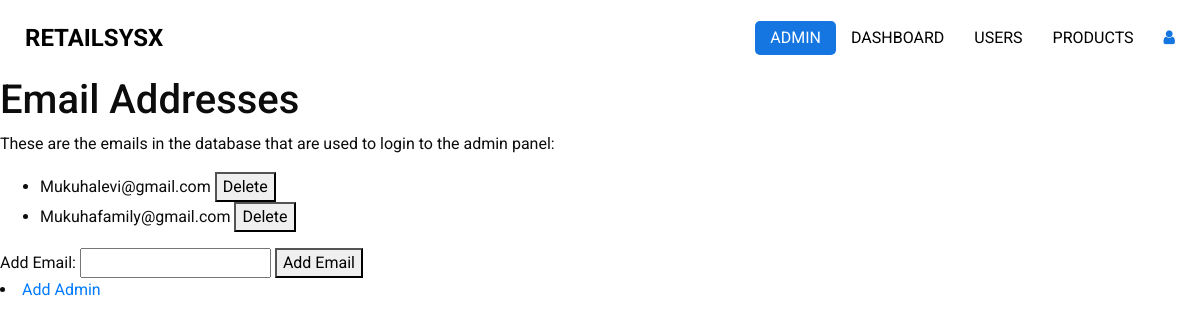
Before: /view-emails with the older database file.
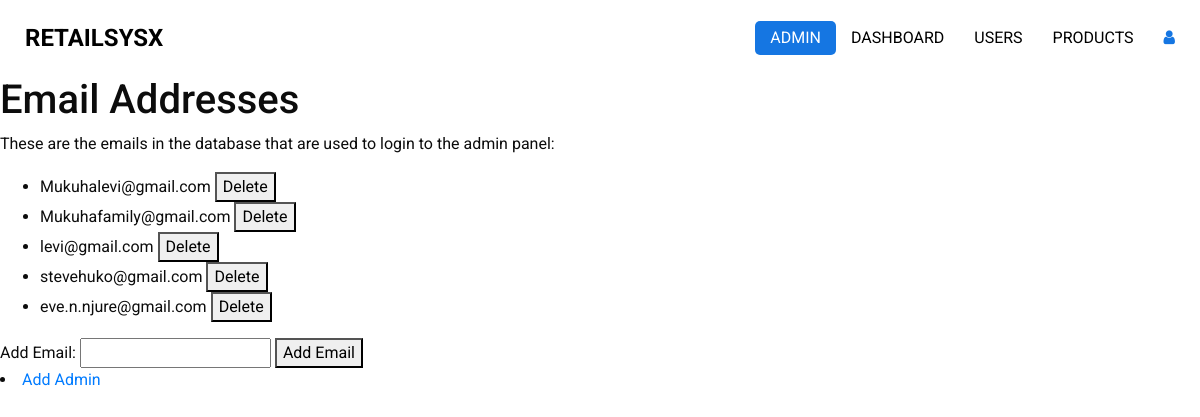
After: the same page with the newer database file.
### app.py (models this page shows)
class Email(db.Model):
    id = db.Column(db.Integer, primary_key=True)
    email = db.Column(db.String(120), unique=True, nullable=False)

### app.py (the view)
@app.route('/view-emails')
def view_emails():
    emails = Email.query.all()
    return render_template('admin/templates/view_emails.html', emails=emails)

### templates/admin/templates/view_emails.html (shortened to what this page needs)
<!DOCTYPE html>
<html>
<head>
  <link rel="stylesheet" type="text/css" href="../static/css/bootstrap.css" />
  <link href="../static/css/font-awesome.min.css" rel="stylesheet" />
  <link href="../static/css/style.css" rel="stylesheet" />
  <link href="../static/css/responsive.css" rel="stylesheet" />
</head>
<body>
  <div class="hero_area">
    <header class="header_section">
      <div class="container-fluid">
        <nav class="navbar navbar-expand-lg custom_nav-container ">
          <a class="navbar-brand" href="href="{{ url_for('main') }}"">
            <span>
              RetailSysX
            </span>
          </a>
            <div class="collapse navbar-collapse" id="navbarSupportedContent">
            <ul class="navbar-nav  ">
              <li class="nav-item active">
                <a class="nav-link" href="">Admin </a>
              </li>
              <li class="nav-item">
                <a class="nav-link" href="{{ url_for('admin_page') }}">Dashboard</a>
              </li>
              <li class="nav-item">
                <a class="nav-link" href="{{ url_for('delete_user_page') }}">Users</a>
              </li>
              <li class="nav-item">
                <a class="nav-link" href="{{ url_for('manage_products') }}">Products</a>
              </li>
            </ul>
            <div class="user_optio_box">
              <a href="{{ url_for('index') }}" onclick="return confirmLogout()">
                <i class="fa fa-user" aria-hidden="true" title="Logout as user"></i>
              </a>
            </div>
          </div>
        </nav>
      </div>
    </header>
<body>
 <h1>Email Addresses</h1>
 <p>These are the emails in the database that are used to login to the admin panel:</p>
    <ul>
        {% for email in emails %}
            <li>{{ email.email }} <button onclick="deleteEmail({{ email.id }})">Delete</button></li>
        {% endfor %}
    </ul>
    <form id="addEmailForm">
        <label for="email">Add Email:</label>
        <input type="email" id="email" name="email" required>
        <button type="button" onclick="addEmail()">Add Email</button>
    </form>
<li><a href="{{ url_for('add_admin_page') }}">Add Admin</a></li>
</body>
</html>

### static/css/style.css (style rules this page uses)
body { font-family: "Roboto", sans-serif; color: #0c0c0c; background-color: #ffffff; overflow-x: hidden; }
a, a:hover, a:focus { text-decoration: none; }
.hero_area { position: relative; min-height: 100vh; display: -webkit-box; display: -ms-flexbox; display: flex; -webkit-box-orient: vertical; -webkit-box-direction: normal; -ms-flex-direction: column; flex-direction: column; }
.header_section .container-fluid { padding-right: 25px; padding-left: 25px; }
.navbar-brand span { font-weight: bold; color: #000000; font-size: 24px; text-transform: uppercase; }
.custom_nav-container { padding: 15px 0; }
.custom_nav-container .navbar-nav { margin: auto; }
.custom_nav-container .navbar-nav .nav-item .nav-link { padding: 5px 25px; color: #000000; text-align: center; text-transform: uppercase; border-radius: 5px; -webkit-transition: all 0.3s; transition: all 0.3s; }
.custom_nav-container .navbar-nav .nav-item:hover .nav-link, .custom_nav-container .navbar-nav .nav-item.active .nav-link { color: #ffffff; background-color: #1576E2; }
.user_optio_box { display: -webkit-box; display: -ms-flexbox; display: flex; }
.user_optio_box a { margin-left: 15px; color: #1576E2; }

### static/css/responsive.css (style rules this page uses)
@media (max-width: 1300px) { .custom_nav-container .navbar-nav { margin: 0; margin-left: auto; align-items: center; } }
@media (max-width: 1300px) { .custom_nav-container .navbar-nav .nav-item .nav-link { padding: 5px 15px; } }

Changed rows visible on the page:
added Email: email "levi@gmail.com"
added Email: email "stevehuko@gmail.com"
added Email: email "eve.n.njure@gmail.com"
